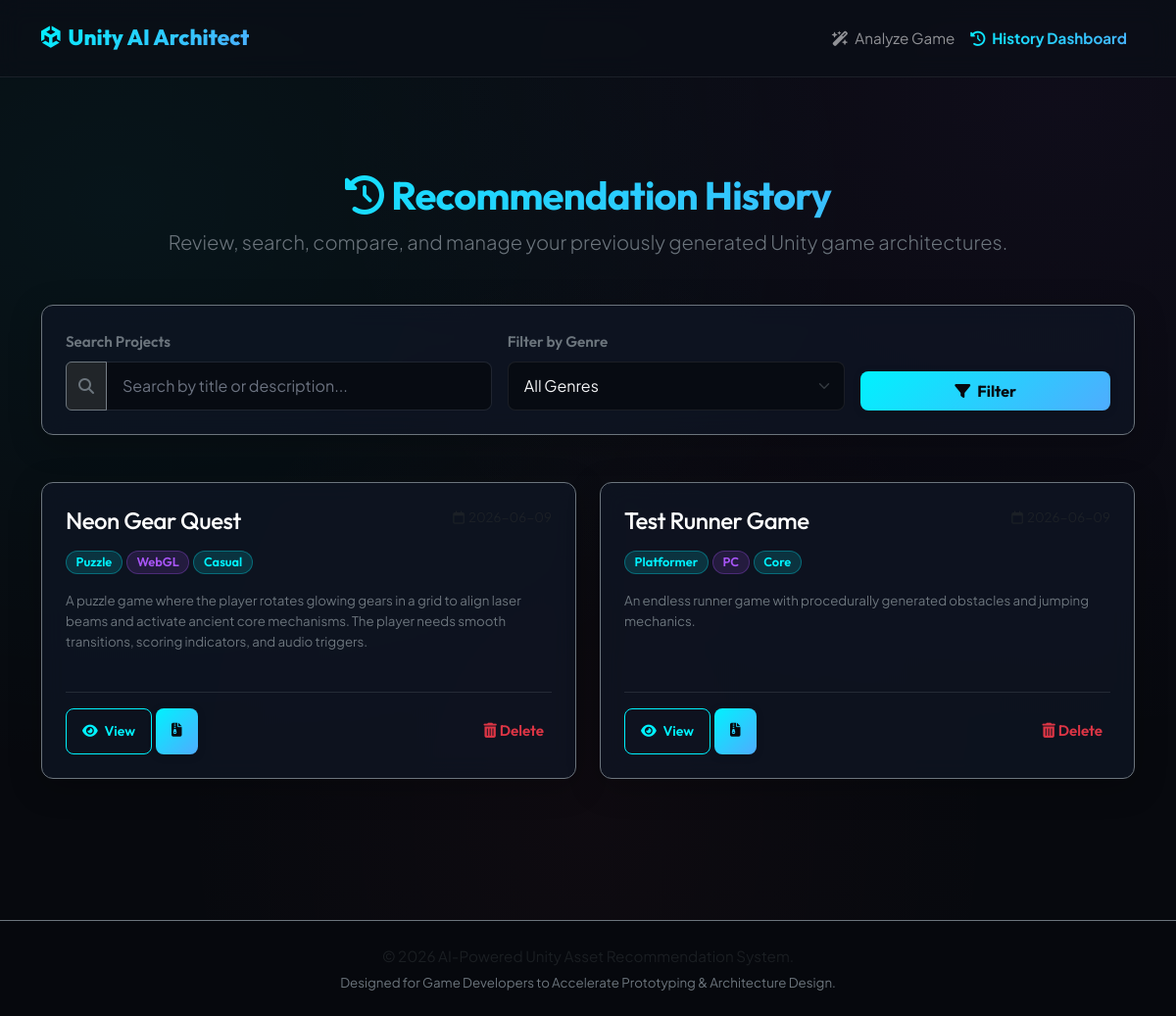
The app's page /history with its own data.
### tables this page shows
CREATE TABLE projects (
                id INTEGER PRIMARY KEY AUTOINCREMENT,
                project_name TEXT NOT NULL,
                genre TEXT NOT NULL,
                platform TEXT NOT NULL,
                target_audience TEXT NOT NULL,
                description TEXT NOT NULL,
                recommendations TEXT NOT NULL,
                generated_scripts TEXT NOT NULL,
                created_at DATETIME DEFAULT CURRENT_TIMESTAMP
            );

### app.py (the view)
@app.route('/history')
def history():
    query = request.args.get('q', '').strip()
    genre_filter = request.args.get('genre', '').strip()
    try:
        with get_db() as conn:
            genres_rows = conn.execute("SELECT DISTINCT genre FROM projects ORDER BY genre ASC").fetchall()
            genres = [r['genre'] for r in genres_rows]
            sql = "SELECT id, project_name, genre, platform, target_audience, created_at, description FROM projects WHERE 1=1"
            params = []
            if query:
                sql += " AND (project_name LIKE ? OR description LIKE ?)"
                params.extend([f"%{query}%", f"%{query}%"])
            if genre_filter:
                sql += " AND genre = ?"
                params.append(genre_filter)
            sql += " ORDER BY created_at DESC"
            projects = conn.execute(sql, params).fetchall()
        return render_template('history.html',
                               projects=projects,
                               genres=genres,
                               selected_genre=genre_filter,
                               search_query=query)
    except Exception as e:
        flash(f"Error loading history: {str(e)}", "danger")
        return redirect(url_for('index'))

### app.py (called while the page is built)
def get_db():
    conn = sqlite3.connect(DATABASE)
    conn.row_factory = sqlite3.Row
    return conn

### templates/history.html (shortened to what this page needs)
{% extends 'base.html' %}
{% block content %}
<div class="container my-5">
    <div class="text-center mb-5">
        <h1 class="display-6 fw-bold text-gradient-primary mb-2">
            <i class="fa-solid fa-clock-rotate-left me-2"></i>Recommendation History
        </h1>
        <p class="lead text-secondary">Review, search, compare, and manage your previously generated Unity game architectures.</p>
    </div>
    <div class="card glass-card border-secondary p-4 mb-5">
        <form method="GET" action="{{ url_for('history') }}" class="row g-3 align-items-end">
            <div class="col-md-5">
                <label for="q" class="form-label small text-secondary">Search Projects</label>
                <div class="input-group">
                    <span class="input-group-text bg-dark border-secondary text-secondary"><i class="fa-solid fa-magnifying-glass"></i></span>
                    <input type="text" class="form-control" id="q" name="q" value="{{ search_query }}" placeholder="Search by title or description...">
                </div>
            </div>
            <div class="col-md-4">
                <label for="genre" class="form-label small text-secondary">Filter by Genre</label>
                <select class="form-select" id="genre" name="genre">
                    <option value="">All Genres</option>
                </select>
            </div>
            <div class="col-md-3 d-flex gap-2">
                <button type="submit" class="btn btn-primary-custom w-100 py-2">
                    <i class="fa-solid fa-filter me-1"></i> Filter
                </button>
            </div>
        </form>
    </div>
    {% if projects %}
        <div class="row">
            {% for project in projects %}
                <div class="col-md-6 mb-4">
                    <div class="card glass-card border-secondary h-100 d-flex flex-column p-4">
                        <div class="d-flex justify-content-between align-items-start mb-3">
                            <h3 class="h4 text-white mb-0 text-truncate" style="max-width: 70%;">{{ project.project_name }}</h3>
                            <span class="small text-muted"><i class="fa-regular fa-calendar me-1"></i>{{ project.created_at.split(' ')[0] }}</span>
                        </div>
                        <div class="d-flex flex-wrap gap-1 mb-3">
                            <span class="badge badge-custom badge-custom-teal">{{ project.genre }}</span>
                            <span class="badge badge-custom badge-custom-purple">{{ project.platform }}</span>
                            <span class="badge badge-custom badge-custom-teal">{{ project.target_audience }}</span>
                        </div>
                        <p class="text-secondary small mb-4 flex-grow-1 text-truncate-3" style="display: -webkit-box; -webkit-line-clamp: 3; -webkit-box-orient: vertical; overflow: hidden; height: 4.8em;">
                            {{ project.description }}
                        </p>
                        <hr class="border-secondary my-3">
                        <div class="d-flex justify-content-between align-items-center flex-wrap gap-2">
                            <div class="d-flex gap-1">
                                <a href="{{ url_for('results', project_id=project.id) }}" class="btn btn-secondary-custom btn-sm py-1.5 px-3">
                                    <i class="fa-solid fa-eye me-1"></i> View
                                </a>
                                <a href="{{ url_for('download_zip', project_id=project.id) }}" class="btn btn-primary-custom btn-sm py-1.5 px-3" title="Download Starter Kit (ZIP)">
                                    <i class="fa-solid fa-file-zipper"></i>
                                </a>
                            </div>
                            <form action="{{ url_for('delete_project', project_id=project.id) }}" method="POST" onsubmit="return confirm('Are you sure you want to delete \'' + {{ project.project_name | tojson }} + '\'?');">
                                <button type="submit" class="btn-danger-custom btn-sm border-0 bg-transparent text-danger px-2 py-1" title="Delete record">
                                    <i class="fa-solid fa-trash-can"></i> Delete
                                </button>
                            </form>
                        </div>
                    </div>
                </div>
            {% endfor %}
        </div>
    {% endif %}
</div>
{% endblock %}

### templates/base.html (shortened to what this page needs)
<!DOCTYPE html>
<html lang="en">
<head>
    <link href="https://cdn.jsdelivr.net/npm/bootstrap@5.3.0/dist/css/bootstrap.min.css" rel="stylesheet">
    <link rel="stylesheet" href="https://cdnjs.cloudflare.com/ajax/libs/font-awesome/6.4.0/css/all.min.css" />
    <link rel="stylesheet" href="{{ url_for('static', filename='css/style.css') }}">
</head>
<body>
    <nav class="navbar navbar-expand-lg navbar-dark navbar-custom sticky-top">
        <div class="container">
            <a class="navbar-brand navbar-brand-custom" href="{{ url_for('index') }}">
                <i class="fa-brands fa-unity me-2"></i>Unity AI Architect
            </a>
            <div class="collapse navbar-collapse" id="navbarNav">
                <ul class="navbar-nav ms-auto">
                    <li class="nav-item">
                        <a class="nav-link {% if request.path == '/' or request.path == '/analyze' %}active text-gradient-primary fw-bold{% endif %}" href="{{ url_for('index') }}">
                            <i class="fa-solid fa-wand-magic-sparkles me-1"></i> Analyze Game
                        </a>
                    </li>
                    <li class="nav-item">
                        <a class="nav-link {% if request.path == '/history' %}active text-gradient-primary fw-bold{% endif %}" href="{{ url_for('history') }}">
                            <i class="fa-solid fa-clock-rotate-left me-1"></i> History Dashboard
                        </a>
                    </li>
                </ul>
            </div>
        </div>
    </nav>
    <main class="py-4">
        {% block content %}{% endblock %}
    </main>
    <footer class="py-4 mt-5 border-top border-secondary" style="background-color: rgba(7, 9, 14, 0.95);">
        <div class="container text-center">
            <p class="text-muted mb-1">&copy; 2026 AI-Powered Unity Asset Recommendation System.</p>
            <p class="small text-secondary mb-0">Designed for Game Developers to Accelerate Prototyping & Architecture Design.</p>
        </div>
    </footer>
</body>
</html>

### static/css/style.css (style rules this page uses)
:root { --bg-dark: #07090e; --bg-card: rgba(15, 22, 36, 0.75); --bg-card-hover: rgba(23, 33, 53, 0.85); --border-color: rgba(255, 255, 255, 0.08); --border-color-focus: rgba(0, 242, 254, 0.5); --text-primary: #f3f4f6; --text-secondary: #9ca3af; --text-muted: #6b7280; --primary: #00f2fe; --primary-glow: rgba(0, 242, 254, 0.15); --secondary: #a855f7; --secondary-glow: rgba(168, 85, 247, 0.15); --accent: #f43f5e; --accent-glow: rgba(244, 63, 94, 0.15); --gradient-primary: linear-gradient(135deg, #00f2fe 0%, #4facfe 100%); --gradient-secondary: linear-gradient(135deg, #7f00ff 0%, #e100ff 100%); --gradient-dark: linear-gradient(180deg, #0b0f17 0%, #07090e 100%); --gradient-nebula: linear-gradient(135deg, rgba(0, 242, 254, 0.07) 0%, rgba(168, 85, 247, 0.07) 100%); --font-heading: 'Outfit', sans-serif; --font-body: 'Plus Jakarta Sans', sans-serif; --shadow-sm: 0 2px 8px rgba(0, 0, 0, 0.15); --shadow-md: 0 8px 32px rgba(0, 0, 0, 0.25); --shadow-lg: 0 12px 48px rgba(0, 0, 0, 0.4); --shadow-neon: 0 0 20px rgba(0, 242, 254, 0.25); --shadow-neon-purple: 0 0 20px rgba(168, 85, 247, 0.25); --radius-sm: 8px; --radius-md: 12px; --radius-lg: 18px; }
body { background-color: var(--bg-dark); background-image: radial-gradient(at 10% 20%, rgba(0, 242, 254, 0.05) 0px, transparent 50%), radial-gradient(at 90% 10%, rgba(168, 85, 247, 0.05) 0px, transparent 50%), radial-gradient(at 50% 80%, rgba(244, 63, 94, 0.03) 0px, transparent 50%); background-attachment: fixed; color: var(--text-primary); font-family: var(--font-body); font-size: 0.95rem; line-height: 1.6; overflow-x: hidden; min-height: 100vh; }
h1, h2, h3, h4, h5, h6 { font-family: var(--font-heading); font-weight: 700; letter-spacing: -0.02em; color: #ffffff; }
a { color: var(--primary); text-decoration: none; transition: all 0.2s ease-in-out; }
.text-gradient-primary { background: var(--gradient-primary); -webkit-background-clip: text; -webkit-text-fill-color: transparent; }
.glass-card { background: var(--bg-card); backdrop-filter: blur(12px); -webkit-backdrop-filter: blur(12px); border: 1px solid var(--border-color); border-radius: var(--radius-md); box-shadow: var(--shadow-md); transition: transform 0.3s cubic-bezier(0.175, 0.885, 0.32, 1.275), box-shadow 0.3s ease, border-color 0.3s ease, background-color 0.3s ease; }
.form-label { font-family: var(--font-heading); font-weight: 600; color: var(--text-primary); margin-bottom: 0.5rem; font-size: 0.95rem; }
.form-control, .form-select { background-color: rgba(7, 10, 16, 0.8); border: 1px solid var(--border-color); color: var(--text-primary); border-radius: var(--radius-sm); padding: 0.75rem 1rem; transition: all 0.25s cubic-bezier(0.4, 0, 0.2, 1); }
.form-control::placeholder { color: var(--text-muted); }
.btn-primary-custom { background: var(--gradient-primary); border: none; color: #07090e; font-weight: 700; font-family: var(--font-heading); padding: 0.75rem 1.75rem; border-radius: var(--radius-sm); box-shadow: var(--shadow-sm); transition: all 0.25s cubic-bezier(0.4, 0, 0.2, 1); position: relative; overflow: hidden; z-index: 1; }
.btn-secondary-custom { background: transparent; border: 1px solid var(--primary); color: var(--primary); font-weight: 600; font-family: var(--font-heading); padding: 0.75rem 1.75rem; border-radius: var(--radius-sm); transition: all 0.25s ease; }
.btn-danger-custom { background: transparent; border: 1px solid var(--accent); color: var(--accent); font-weight: 600; font-family: var(--font-heading); padding: 0.5rem 1.25rem; border-radius: var(--radius-sm); transition: all 0.25s ease; }
.badge-custom { padding: 0.35em 0.75em; font-weight: 600; font-size: 0.8rem; border-radius: 50px; font-family: var(--font-heading); }
.badge-custom-teal { background-color: var(--primary-glow); color: var(--primary); border: 1px solid rgba(0, 242, 254, 0.3); }
.badge-custom-purple { background-color: var(--secondary-glow); color: var(--secondary); border: 1px solid rgba(168, 85, 247, 0.3); }
.navbar-custom { background: rgba(11, 15, 23, 0.7); backdrop-filter: blur(12px); border-bottom: 1px solid var(--border-color); padding: 1rem 0; }
.navbar-brand-custom { font-family: var(--font-heading); font-weight: 800; font-size: 1.4rem; background: var(--gradient-primary); -webkit-background-clip: text; -webkit-text-fill-color: transparent; }

### records on screen
projects: project_name "Neon Gear Quest", genre "Puzzle", platform "WebGL", target_audience "Casual", description "A puzzle game where the player rotates glowing gears in a grid to align laser beams and activate ancient core mechanisms. The player needs smooth transitions, scoring indicators, and audio triggers."
projects: project_name "Test Runner Game", genre "Platformer", platform "PC", target_audience "Core", description "An endless runner game with procedurally generated obstacles and jumping mechanics."
